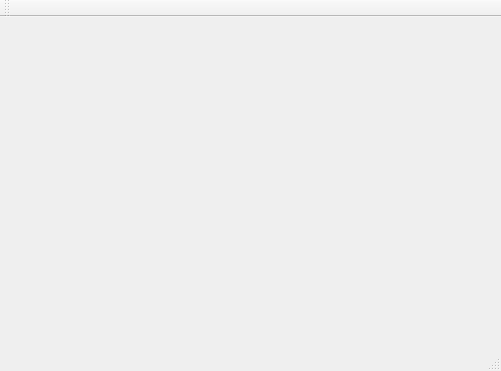
<?xml version="1.0" encoding="UTF-8"?>
<ui version="4.0">
 <class>DomoticaSimulator</class>
 <widget class="QMainWindow" name="DomoticaSimulator">
  <property name="geometry">
   <rect>
    <x>0</x>
    <y>0</y>
    <width>501</width>
    <height>371</height>
   </rect>
  </property>
  <property name="windowTitle">
   <string>DomoticaSimulator</string>
  </property>
  <widget class="QWidget" name="centralWidget"/>
  <widget class="QMenuBar" name="menuBar">
   <property name="geometry">
    <rect>
     <x>0</x>
     <y>0</y>
     <width>501</width>
     <height>20</height>
    </rect>
   </property>
  </widget>
  <widget class="QToolBar" name="mainToolBar">
   <attribute name="toolBarArea">
    <enum>TopToolBarArea</enum>
   </attribute>
   <attribute name="toolBarBreak">
    <bool>false</bool>
   </attribute>
  </widget>
  <widget class="QStatusBar" name="statusBar"/>
 </widget>
 <layoutdefault spacing="6" margin="11"/>
 <resources/>
 <connections/>
</ui>
